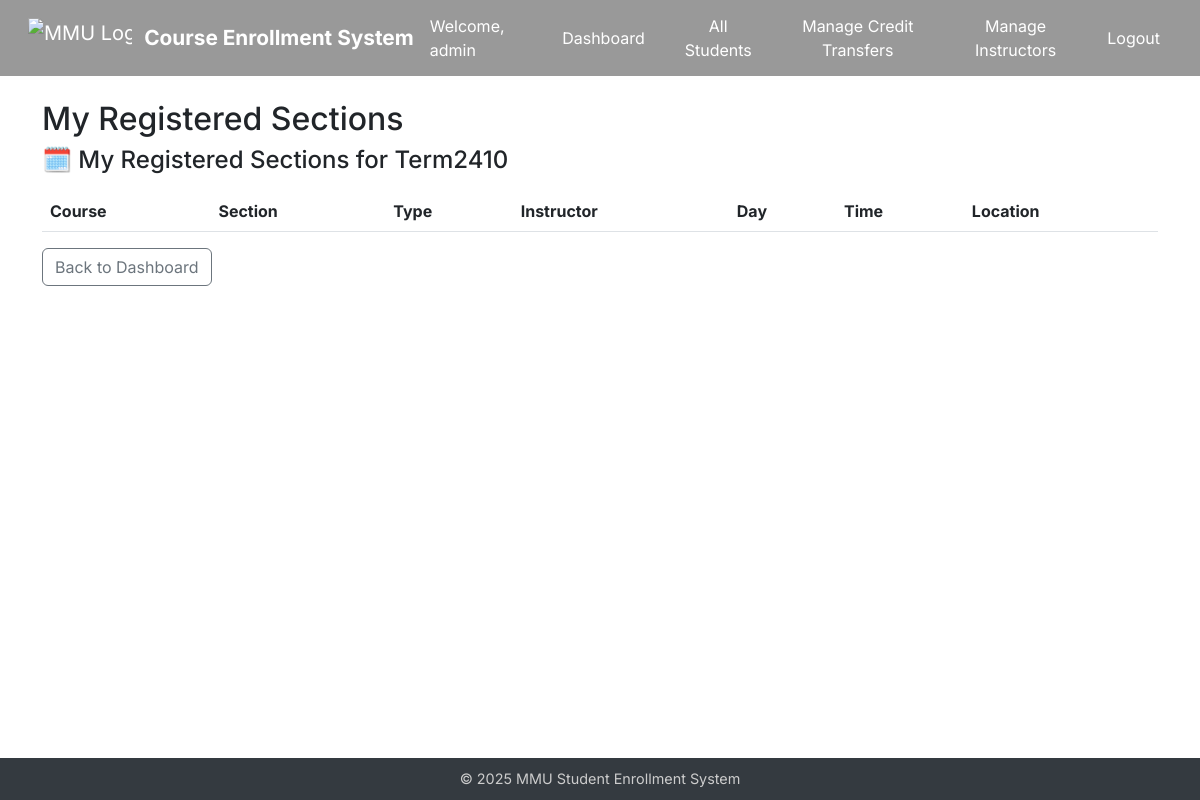
Page /my-courses (signed in) on the earlier database version.
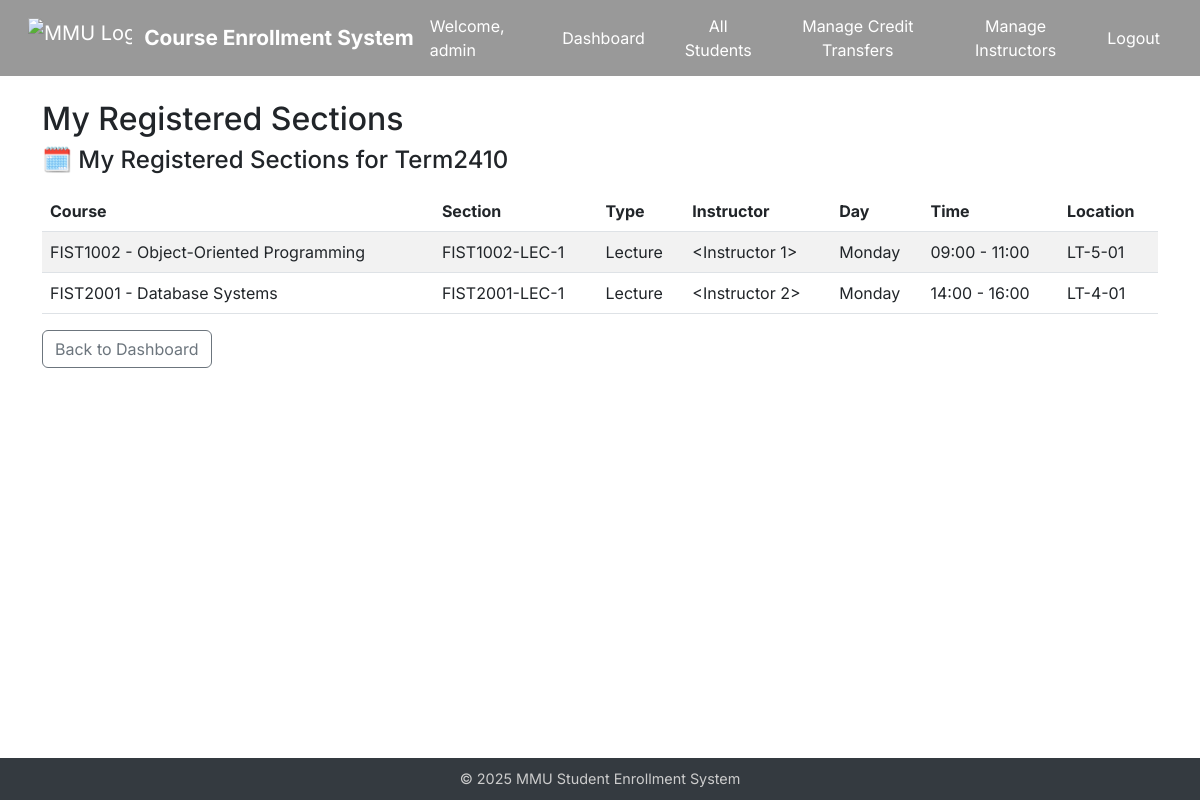
Same page on the later database version.
### app/models.py (models this page shows, shortened)
class Admin(UserMixin, db.Model):
    id = db.Column(db.Integer, primary_key=True)
    username = db.Column(db.String(64), unique=True)
    password_hash = db.Column(db.String(128))
    @property
    def is_admin(self):
        return True

class Section(db.Model):
    id = db.Column(db.Integer, primary_key=True)
    course_id = db.Column(db.Integer, db.ForeignKey('course.id'), nullable=False)
    name = db.Column(db.String(20), nullable=False)
    type = db.Column(db.String(20), nullable=False)
    location = db.Column(db.String(128), nullable=False)    # ✅ 加这个
    day = db.Column(db.String(20), nullable=False)
    start_time = db.Column(db.Time, nullable=False)         # ✅ 建议用标准时间类型
    end_time = db.Column(db.Time, nullable=False)
    quota = db.Column(db.Integer, nullable=False)
    instructor_id = db.Column(db.Integer, db.ForeignKey("instructor.id"))
    instructor = db.relationship('Instructor', backref='sections')
    course = db.relationship("Course", back_populates="sections")
    enrollments = db.relationship("Enrollment", back_populates="section", cascade="all, delete")

class Course(db.Model):
    id = db.Column(db.Integer, primary_key=True)
    course_code = db.Column(db.String(10), unique=True)
    course_name = db.Column(db.String(128))
    description = db.Column(db.Text)
    credits = db.Column(db.Integer)
    semester = db.Column(db.String(64))
    department = db.Column(db.String(64))
    prerequisite_id = db.Column(db.Integer, db.ForeignKey('course.id'))
    prerequisite = db.relationship("Course", remote_side=[id])
    enrollments = db.relationship('Enrollment', backref='course', lazy=True)
    sections = db.relationship('Section', back_populates='course', cascade='all, delete')

### app/routes/student.py (the view)
@student_bp.route("/my-courses")
@login_required
def my_courses():
    student_id = current_user.id
    setting = SystemSetting.query.filter_by(key="open_semester").first()
    open_semester = setting.value if setting else "Term2410"
    sections = db.session.query(Section).join(Enrollment).join(Section.course).filter(
        Enrollment.student_id == student_id,
        Course.semester == open_semester
    ).all()
    return render_template("student/my_courses.html", sections=sections, open_semester=open_semester)

### app/templates/student/my_courses.html (shortened to what this page needs)
{% extends "base.html" %}
{% block content %}
<h2>My Registered Sections</h2>
<h4 class="mb-3">🗓️ My Registered Sections for {{ open_semester }}</h4>
<table class="table table-striped">
    <thead>
        <tr>
            <th>Course</th>
            <th>Section</th>
            <th>Type</th>
            <th>Instructor</th>
            <th>Day</th>
            <th>Time</th>
            <th>Location</th>
        </tr>
    </thead>
    <tbody>
        {% for s in sections %}
        <tr>
            <td>{{ s.course.course_code }} - {{ s.course.course_name }}</td>
            <td>{{ s.name }}</td>
            <td>{{ s.type }}</td>
            <td>{{ s.instructor }}</td>
            <td>{{ s.day }}</td>
            <td>{{ s.start_time.strftime('%H:%M') }} - {{ s.end_time.strftime('%H:%M') }}</td>
            <td>{{ s.location }}</td>
        </tr>
        {% endfor %}
    </tbody>
</table>
<a href="{{ url_for('student.dashboard') }}" class="btn btn-outline-secondary">Back to Dashboard</a>
{% endblock %}

### app/templates/base.html (shortened to what this page needs)
<!DOCTYPE html>
<html lang="en">
<head>
  <link href="https://cdn.jsdelivr.net/npm/bootstrap@5.3.0/dist/css/bootstrap.min.css" rel="stylesheet">
</head>
<body>
<nav id="navbar" class="navbar navbar-expand-lg navbar-dark navbar-transparent fixed-top px-3" style="background-color: rgba(0,0,0,0.4);">
  <div class="container-fluid">
    <a class="navbar-brand d-flex align-items-center" href="{{ url_for('shared.index') }}">
      <img src="{{ url_for('static', filename='image/Multimedia_University_secondary_logo_2020.png') }}" alt="MMU Logo">
      <span>Course Enrollment System</span>
    </a>
    <div class="ms-auto d-flex align-items-center">
            {% if current_user.is_authenticated %}
        <span class="text-white me-3">
          Welcome,
          {% if current_user.is_admin %}
            {{ current_user.username }}
          {% elif current_user.is_student %}
            {{ current_user.name }}
          {% elif current_user.is_instructor %}
            {{ current_user.name }}
          {% endif %}
        </span>
        {% if current_user.is_admin %}
          <a class="btn btn-nav" href="{{ url_for('admin.admin_dashboard') }}">Dashboard</a>
          <a class="btn btn-nav" href="{{ url_for('admin.admin_all_students') }}">All Students</a>
          <a class="btn btn-nav" href="{{ url_for('admin.admin_credit_transfer') }}">Manage Credit Transfers</a>
          <a class="btn btn-nav" href="{{ url_for('admin.admin_instructor_list') }}">Manage Instructors</a>
          <a class="btn btn-nav" href="{{ url_for('admin.admin_logout') }}">Logout</a>
        {% elif current_user.is_student %}
          <a class="btn btn-nav" href="{{ url_for('student.dashboard') }}">Dashboard</a>
          <a class="btn btn-nav" href="{{ url_for('student.profile') }}">My Profile</a>
          <a class="btn btn-nav" href="{{ url_for('student.finance') }}">Finance</a>
          <a class="btn btn-nav" href="{{ url_for('shared.logout') }}">Logout</a>
        {% endif %}
      {% endif %}
    </div>
  </div>
</nav>
<main class="{% if request.endpoint == 'shared.index' %}{% else %}container{% endif %}" style="padding-top: 100px;">
  {% block content %}{% endblock %}
</main>
<footer>
  © 2025 MMU Student Enrollment System
</footer>
</body>
</html>

### app/templates/base.html (style rules this page uses)
body { margin: 0; padding: 0; min-height: 100vh; display: flex; flex-direction: column; font-family: 'Inter', sans-serif; background-color: transparent; }
main { flex: 1; }
footer { background: #343a40; color: #ccc; text-align: center; padding: 10px 0; font-size: 0.9rem; }
.navbar-transparent { background-color: rgba(0, 0, 0, 0.4) !important; backdrop-filter: blur(2px); -webkit-backdrop-filter: blur(2px); box-shadow: none !important; border: none !important; }
.navbar-brand img { height: 40px; margin-right: 12px; }
.navbar-brand span { color: white; font-size: 1.3rem; font-weight: bold; }
.btn-nav { background: transparent; color: white; border: none; font-size: 1rem; margin-left: 1rem; }

Differences in the rows shown:
added Section: course.course_code "FIST1002", course.course_name "Object-Oriented Programming", name "FIST1002-LEC-1", type "Lecture", instructor "<Instructor 1>", day "Monday", start_time "09:00", end_time "11:00", location "LT-5-01"
added Section: course.course_code "FIST2001", course.course_name "Database Systems", name "FIST2001-LEC-1", type "Lecture", instructor "<Instructor 2>", day "Monday", start_time "14:00", end_time "16:00", location "LT-4-01"
